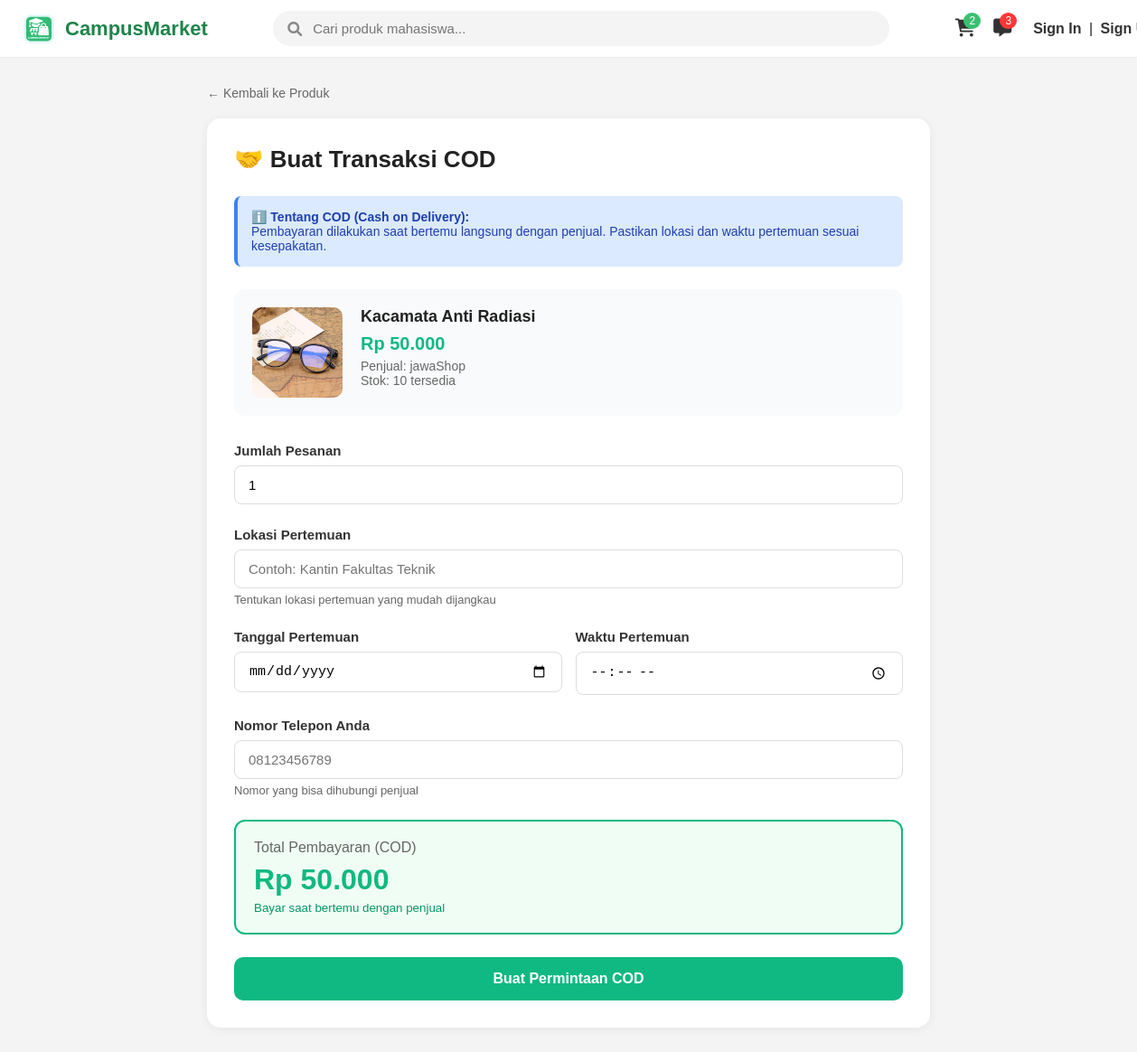
/public/cod_transaction/detail.php?product_id=2 (signed in), run on the app's committed database.
### tables this page shows
CREATE TABLE `products` (
  `id` int(11) NOT NULL,
  `seller_id` int(11) NOT NULL,
  `category_id` int(11) DEFAULT NULL,
  `name` varchar(255) NOT NULL,
  `slug` varchar(255) NOT NULL,
  `price` decimal(15,2) NOT NULL,
  `stock` int(11) NOT NULL DEFAULT 0,
  `description` text DEFAULT NULL,
  `weight` int(11) DEFAULT NULL,
  `status` enum('active','inactive') NOT NULL DEFAULT 'active',
  `created_at` timestamp NOT NULL DEFAULT current_timestamp(),
  `updated_at` timestamp NOT NULL DEFAULT current_timestamp() ON UPDATE current_timestamp()
);

CREATE TABLE `product_images` (
  `id` int(11) NOT NULL,
  `product_id` int(11) NOT NULL,
  `url` varchar(255) NOT NULL,
  `is_primary` tinyint(1) DEFAULT 0
);

CREATE TABLE `accounts` (
  `id` int(11) NOT NULL,
  `name` varchar(100) NOT NULL,
  `username` varchar(100) NOT NULL,
  `email` varchar(255) NOT NULL,
  `phone` varchar(20) NOT NULL,
  `role` enum('admin','seller','buyer') NOT NULL DEFAULT 'buyer',
  `password` varchar(255) NOT NULL,
  `city` varchar(100) DEFAULT NULL,
  `address` text DEFAULT NULL,
  `profile_picture` varchar(255) DEFAULT NULL,
  `created_at` timestamp NOT NULL DEFAULT current_timestamp(),
  `otp_code` varchar(6) NOT NULL,
  `otp_expired` datetime NOT NULL,
  `description` text DEFAULT NULL
);

### public/cod_transaction/detail.php (the view, shortened to what this page needs)
<?php
require_once "../../includes/functions.php";
$product_id = $_GET['product_id'] ?? 0;
$stmt = $pdo->prepare("
    SELECT p.*, a.name as seller_name, a.phone as seller_phone, pi.url as image
    FROM products p
    INNER JOIN accounts a ON p.seller_id = a.id
    LEFT JOIN product_images pi ON p.id = pi.product_id AND pi.is_primary = 1
    WHERE p.id = ? AND p.status = 'active'
");
$stmt->execute([$product_id]);
$product = $stmt->fetch(PDO::FETCH_ASSOC);
$prod_img = !empty($product['image'])
    ? "../../uploads/products/" . $product['image']
    : "../../assets/images/default-product.png";
?>
<!DOCTYPE html>
<html lang="id">
<head>
    <link rel="stylesheet" href="../../assets/css/main.css">
</head>
<body>
<?php include __DIR__ . '/../components/header.php'; ?>
<div class="create-container">
    <a href="../products/detail.php?id=<?= $product_id ?>" class="back-link">
        ← Kembali ke Produk
    </a>
    <div class="create-card">
        <h2>🤝 Buat Transaksi COD</h2>
        <div class="info-box">
            <strong>ℹ️ Tentang COD (Cash on Delivery):</strong><br>
            Pembayaran dilakukan saat bertemu langsung dengan penjual. Pastikan lokasi dan waktu pertemuan sesuai kesepakatan.
        </div>
        <div class="product-preview">
            <div class="product-preview-image">
                <img src="<?= htmlspecialchars($prod_img) ?>" alt="Product">
            </div>
            <div class="product-preview-info">
                <h3><?= htmlspecialchars($product['name']) ?></h3>
                <div class="product-preview-price">
                    Rp <?= number_format($product['price'], 0, ',', '.') ?>
                </div>
                <div class="product-preview-seller">
                    Penjual: <?= htmlspecialchars($product['seller_name']) ?>
                </div>
                <div class="product-preview-seller">
                    Stok: <?= $product['stock'] ?> tersedia
                </div>
            </div>
        </div>
        <form method="POST">
            <div class="form-group">
                <label class="form-label">Jumlah Pesanan</label>
                <input type="number" name="qty" class="form-input" value="1" min="1" max="<?= $product['stock'] ?>" required id="qty-input">
            </div>
            <div class="form-group">
                <label class="form-label">Lokasi Pertemuan</label>
                <input type="text" name="meeting_location" class="form-input" placeholder="Contoh: Kantin Fakultas Teknik" required>
                <small style="color: #666; font-size: 13px; display: block; margin-top: 5px;">
                    Tentukan lokasi pertemuan yang mudah dijangkau
                </small>
            </div>
            <div class="form-row">
                <div class="form-group">
                    <label class="form-label">Tanggal Pertemuan</label>
                    <input type="date" name="meeting_date" class="form-input" min="<?= date('Y-m-d') ?>" required>
                </div>
                <div class="form-group">
                    <label class="form-label">Waktu Pertemuan</label>
                    <input type="time" name="meeting_time" class="form-input" required>
                </div>
            </div>
            <div class="form-group">
                <label class="form-label">Nomor Telepon Anda</label>
                <input type="tel" name="buyer_phone" class="form-input" placeholder="08123456789" required>
                <small style="color: #666; font-size: 13px; display: block; margin-top: 5px;">
                    Nomor yang bisa dihubungi penjual
                </small>
            </div>
            <div class="total-section">
                <div class="total-label">Total Pembayaran (COD)</div>
                <div class="total-price" id="total-price">
                    Rp <?= number_format($product['price'], 0, ',', '.') ?>
                </div>
                <small style="color: #059669; display: block; margin-top: 5px;">
                    Bayar saat bertemu dengan penjual
                </small>
            </div>
            <button type="submit" class="submit-button">
                Buat Permintaan COD
            </button>
        </form>
    </div>
</div>
</body>
</html>

### assets/css/main.css (style rules this page uses)
body { margin: 0; padding: 0; font-family: Arial, sans-serif; background: #f5f5f5; color: #222; }
a { color: inherit; text-decoration: none; }

### public/cod_transaction/detail.php (style rules this page uses)
body { background: #f4f4f4; }
.create-container { max-width: 800px; margin: 30px auto; padding: 0 20px; }
.back-link { display: inline-flex; align-items: center; gap: 8px; color: #666; text-decoration: none; margin-bottom: 20px; font-size: 14px; }
.create-card { background: white; border-radius: 15px; padding: 30px; box-shadow: 0 2px 12px rgba(0,0,0,.06); }
.create-card h2 { margin: 0 0 25px 0; font-size: 26px; }
.product-preview { display: flex; gap: 20px; padding: 20px; background: #f9fafb; border-radius: 12px; margin-bottom: 30px; }
.product-preview-image { width: 100px; height: 100px; border-radius: 10px; overflow: hidden; flex-shrink: 0; }
.product-preview-image img { width: 100%; height: 100%; object-fit: cover; }
.product-preview-info h3 { margin: 0 0 8px 0; font-size: 18px; }
.product-preview-price { color: #10b981; font-size: 20px; font-weight: bold; margin-bottom: 5px; }
.product-preview-seller { font-size: 14px; color: #666; }
.form-group { margin-bottom: 25px; }
.form-label { display: block; margin-bottom: 8px; font-weight: 600; color: #333; font-size: 15px; }
.form-input { width: 100%; padding: 12px 15px; border: 1px solid #ddd; border-radius: 8px; font-size: 15px; box-sizing: border-box; }
.form-row { display: grid; grid-template-columns: 1fr 1fr; gap: 15px; }
.total-section { background: #f0fdf4; padding: 20px; border-radius: 12px; margin-top: 25px; border: 2px solid #10b981; }
.total-label { font-size: 16px; color: #666; margin-bottom: 8px; }
.total-price { font-size: 32px; font-weight: bold; color: #10b981; }
.submit-button { width: 100%; padding: 15px; background: #10b981; color: white; border: none; border-radius: 10px; font-size: 16px; font-weight: bold; cursor: pointer; margin-top: 25px; }
.info-box { background: #dbeafe; padding: 15px; border-radius: 8px; border-left: 4px solid #3b82f6; margin-bottom: 25px; font-size: 14px; color: #1e40af; }

### data on the page
products: product_images.url (picture), name "Kacamata Anti Radiasi", price "50.000", seller.name "jawaShop", stock "10"
